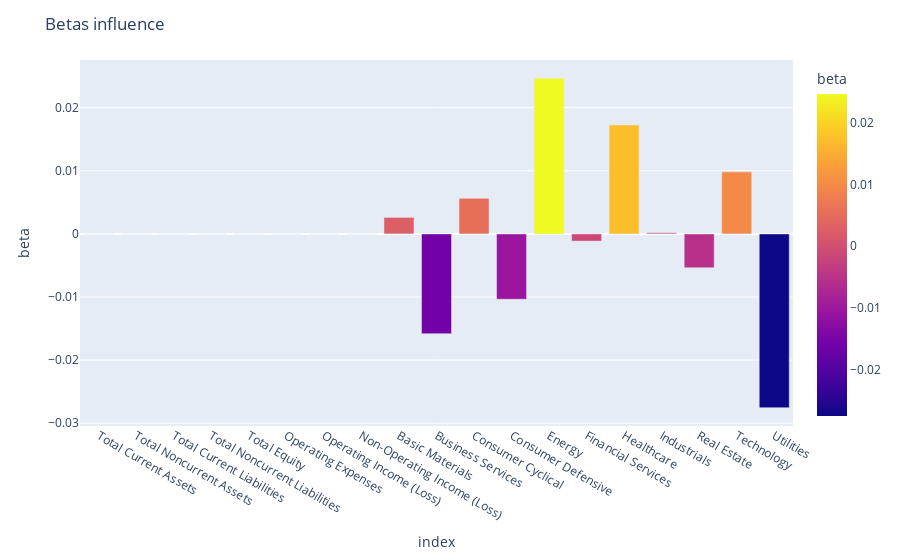

Write notebook code for a chart like this one.
### Code cell
# Plot the betas
reg_coeffs = pd.DataFrame(regressor.coef_).T
reg_coeffs.index = (X_train.columns.to_list())
reg_coeffs.rename(columns={0 : 'beta'}, inplace= True)
import plotly.express as px
fig = px.bar(reg_coeffs,
             x=reg_coeffs.index,
             y='beta',
            color='beta')
fig.update_layout(title = 'Betas influence')
fig.show()

### Figure 1 — Plotly figure (JSON) as saved in the notebook; plotly's stock layout.template omitted (floating-point values rounded to 4 significant figures)
{"data": [{"alignmentgroup": "True", "hovertemplate": "index=%{x}<br>beta=%{marker.color}<extra></extra>", "legendgroup": "", "marker": {"color": [-5.941e-09, -5.941e-09, 5.941e-09, 5.941e-09, 5.941e-09, -4.64e-13, 3.898e-13, 1.342e-12, 0.00262, -0.01581, 0.005637, -0.01035, 0.02466, -0.001137, 0.01727, 0.0001837, -0.005363, 0.009832, -0.02754], "coloraxis": "coloraxis"}, "name": "", "offsetgroup": "", "orientation": "v", "showlegend": false, "textposition": "auto", "type": "bar", "x": ["Total Current Assets", "Total Noncurrent Assets", "Total Current Liabilities", "Total Noncurrent Liabilities", "Total Equity", "Operating Expenses", "Operating Income (Loss)", "Non-Operating Income (Loss)", "Basic Materials", "Business Services", "Consumer Cyclical", "Consumer Defensive", "Energy", "Financial Services", "Healthcare", "Industrials", "Real Estate", "Technology", "Utilities"], "xaxis": "x", "y": [-5.941e-09, -5.941e-09, 5.941e-09, 5.941e-09, 5.941e-09, -4.64e-13, 3.898e-13, 1.342e-12, 0.00262, -0.01581, 0.005637, -0.01035, 0.02466, -0.001137, 0.01727, 0.0001837, -0.005363, 0.009832, -0.02754], "yaxis": "y"}], "layout": {"barmode": "relative", "coloraxis": {"colorbar": {"title": {"text": "beta"}}, "colorscale": [[0, "#0d0887"], [0.1111, "#46039f"], [0.2222, "#7201a8"], [0.3333, "#9c179e"], [0.4444, "#bd3786"], [0.5556, "#d8576b"], [0.6667, "#ed7953"], [0.7778, "#fb9f3a"], [0.8889, "#fdca26"], [1, "#f0f921"]]}, "legend": {"tracegroupgap": 0}, "margin": {"t": 60}, "title": {"text": "Betas influence"}, "xaxis": {"anchor": "y", "domain": [0, 1], "title": {"text": "index"}}, "yaxis": {"anchor": "x", "domain": [0, 1], "title": {"text": "beta"}}}}
